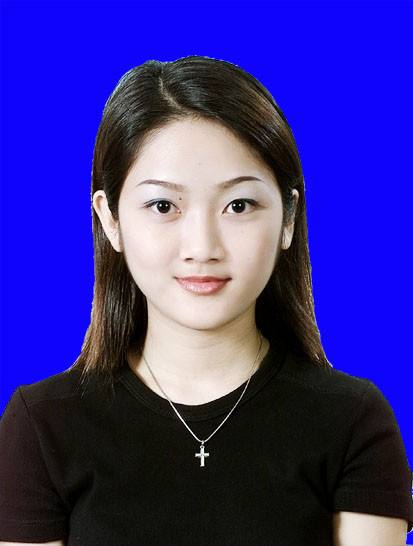
//> input picture OpenCV-ImageSegmentation/code/cpp/toux.jpg, 413 x 546 px, given in place of src.png, which was not available
$ ./case2   (built with g++ and OpenCV 4)
//> lines starting //> are read from the running program, lines starting //| are printed output that depends on the picture; after the words box and inside, x2 and y2 are one past the last pixel; in counts of white or black regions, pixels touching at a corner belong together; pictures that were not available may be replaced by others from this repository, and a replacement may not be noted
#include <iostream>
#include <opencv2/opencv.hpp>
#include <math.h>


using namespace std;
using namespace cv;

Mat  src,roiImage, dst;
const char*  inputWin = "inputImg";
const char*  outputWin = "outputImg";
int thresholdValue = 100;
int maxThresholdValue = 255;


void detectLines(int, void *);
void morphologyLines(int, void*);

int main(int argc, char* argv[])
{
	src = imread("src.png");
//> src is the input picture: 546 rows x 413 cols, CV_8UC3; mean B, G, R 143.5, 46, 55.8
	if (src.empty())
	{
		cout << "Image load err! " << endl;
		return -1;
	}
	imshow(inputWin, src);


	Rect  roi = Rect(10, 10, src.cols - 10, src.rows - 10);//裁取一定的区域，有时候扫描出来会有边框，容易被误识别
//> roi = Rect(10, 10, 403, 536)
	roiImage = src(roi);
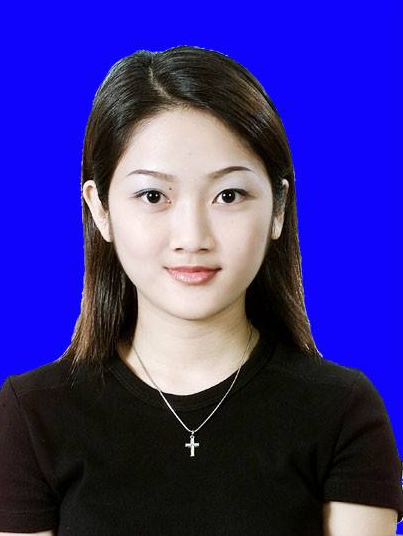
//> roiImage: 536 rows x 403 cols, CV_8UC3; mean B, G, R 140, 47.6, 57.3
	imshow("roiImage", roiImage);

	namedWindow(outputWin, WINDOW_AUTOSIZE);
	//createTrackbar("threahold:", outputWin, &thresholdValue, maxThresholdValue, detectLines);
	//createTrackbar("threahold:", outputWin, &thresholdValue, maxThresholdValue, morphologyLines);
	//detectLines(0,0);
	morphologyLines(0, 0);

	waitKey(0);
	return 0;
}


/*****************************************************************************
function:			 detectLines
description:		 直接检测霍夫直线
inparam:
outparam:
return:
*****************************************************************************/
void detectLines(int, void *)
{
	//canny检测边缘
	Canny(src, dst, thresholdValue, thresholdValue * 2, 3, false);
	imshow("tmp0", dst);
	vector<Vec4i> lines;
	//检测霍夫直线
	HoughLinesP(dst, lines, 1, CV_PI / 180.0, 30, 30.0, 0);
	cvtColor(dst, dst, COLOR_GRAY2BGR);
	for (size_t t = 0; t < lines.size(); t++)
	{
		Vec4i ln = lines[t];
		line(dst, Point(ln[0], ln[1]), Point(ln[2], ln[3]), Scalar(0, 0, 255), 2, 8, 0);
	}
	imshow(outputWin, dst);


}

/*****************************************************************************
function:			 morphologyLines
description:		 首先进行形态学处理，然后提取霍夫直线
inparam:
outparam:
return:
*****************************************************************************/
void  morphologyLines(int, void*)
{
	// [7 lines of commented-out code are left out]
	Mat binaryImage, morphImage;
	cvtColor(roiImage, roiImage, COLOR_BGR2GRAY);
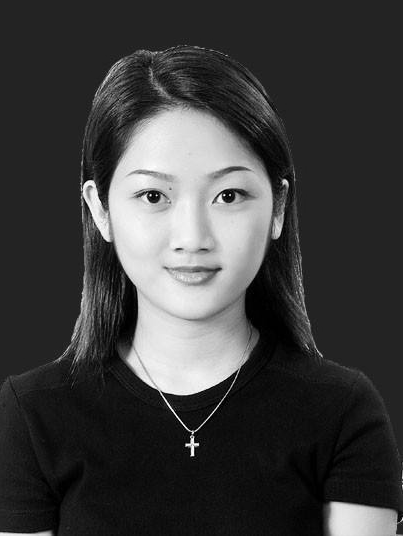
//> roiImage: 536 rows x 403 cols, CV_8UC1; min 0, max 255, mean 61.1
	threshold(roiImage, binaryImage, 0, 255, THRESH_BINARY_INV | THRESH_OTSU);
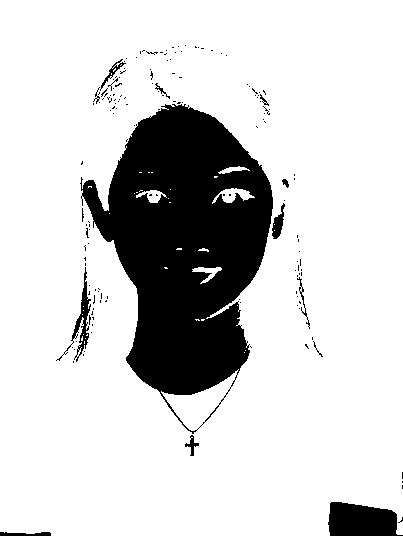
//> binaryImage: 536 rows x 403 cols, CV_8UC1; 82.1% white; 157 black regions (143 under 20 px), largest, box (x1, y1, x2, y2) and area: (80, 104, 273, 434) 34810, (328, 502, 403, 536) 2029, (56, 267, 91, 362) 573
	imshow("binaryImage", binaryImage);
	Mat kernel = getStructuringElement(MORPH_RECT, Size(50, 1), Point(-1, -1));//矩阵元素
	morphologyEx(binaryImage, morphImage, MORPH_OPEN, kernel, Point(-1, -1));//开运算
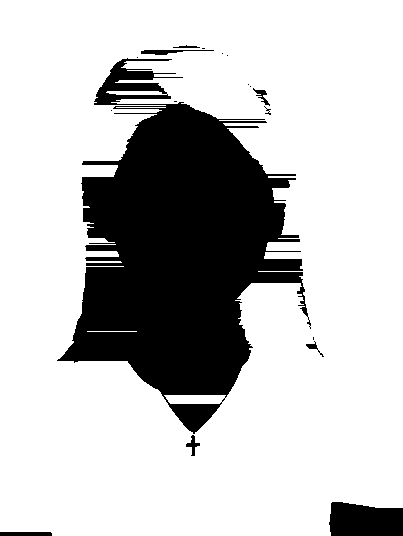
//> morphImage: 536 rows x 403 cols, CV_8UC1; 76.5% white; 18 black regions (9 under 20 px), largest, box (x1, y1, x2, y2) and area: (57, 58, 311, 434) 47895, (329, 502, 403, 536) 2205, (0, 532, 52, 536) 207
	imshow("morphologyImage",morphImage);

	//dilate 膨胀:以数据为中心，白色，扩张
	kernel = getStructuringElement(MORPH_RECT, Size(3, 3), Point(-1, -1));
	dilate(morphImage,morphImage,kernel);
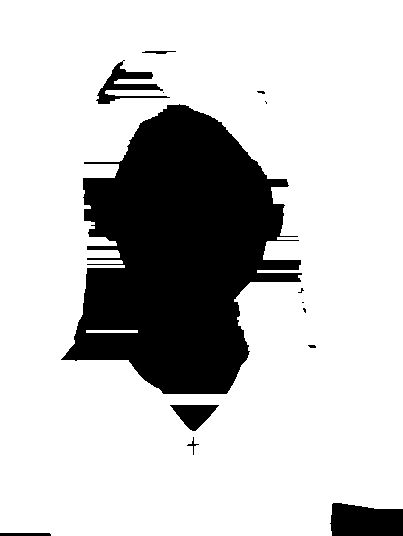
//> morphImage: 536 rows x 403 cols, CV_8UC1; 78.3% white; 14 black regions (6 under 20 px), largest, box (x1, y1, x2, y2) and area: (61, 104, 302, 394) 42660, (330, 503, 403, 536) 2090, (96, 60, 170, 104) 1049
	imshow("dilateImage",morphImage);


	//hough line
	vector<Vec4i> lines;
	HoughLinesP(morphImage, lines, 1, CV_PI / 180.0, 30.0, 20.0, 0);
//> lines = 1164 lines (x1, y1, x2, y2), first 8: [332, 503, 402, 4], [250, 0, 350, 373], [77, 360, 115, 535], [18, 532, 83, 163], [1, 532, 47, 0], [259, 93, 269, 178], [16, 532, 101, 0], [14, 532, 79, 0]
	Mat finalImage = roiImage.clone();
	cvtColor(finalImage, finalImage, COLOR_GRAY2BGR);
	for (size_t t = 0; t < lines.size(); t++)
	{
		Vec4i ln = lines[t];
		line(finalImage, Point(ln[0], ln[1]), Point(ln[2], ln[3]), Scalar(0, 255, 255), 2, 8, 0);
	}
//> this loop made 1164 passes
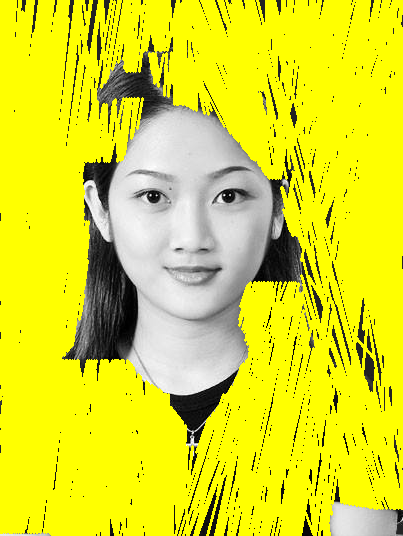
//> finalImage: 536 rows x 403 cols, CV_8UC3; mean B, G, R 39, 223.2, 223.2
	imshow("finalImage", finalImage);

	return;
}
